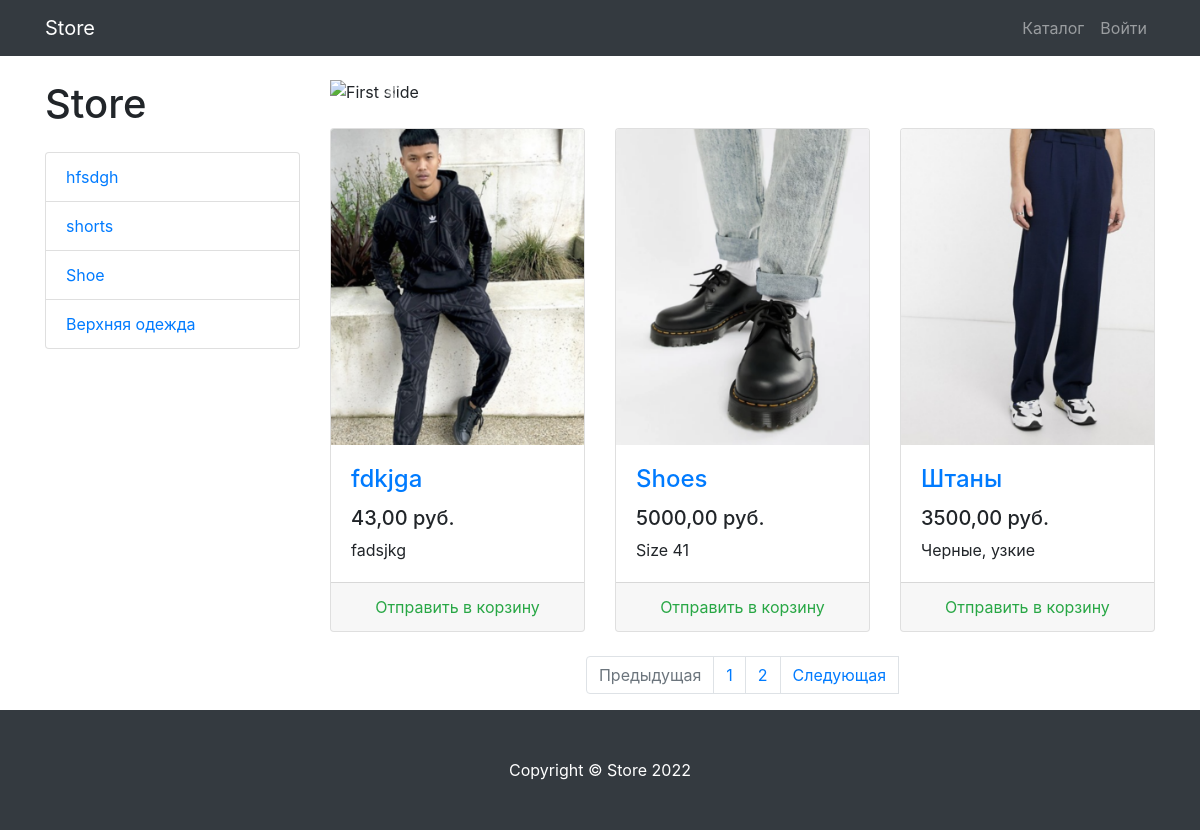
Screenshot of /products/ with the database file from the repository.
### products/models.py (models this page shows, shortened)
class ProductCategory(models.Model):
    name = models.CharField(max_length=128, unique=True)
    description = models.TextField(null=True, blank=True)
    class Meta:
        verbose_name = 'category'
        verbose_name_plural = 'categories'

class Product(models.Model):
    name = models.CharField(max_length=256)
    description = models.TextField()
    price = models.DecimalField(max_digits=6, decimal_places=2)
    quantity = models.PositiveIntegerField(default=0)
    image = models.ImageField(upload_to='products_images')
    category = models.ForeignKey(to=ProductCategory, on_delete=models.CASCADE)
    class Meta:
        verbose_name = 'product'
        verbose_name_plural = 'products'

### products/views.py (the view)
# urls.py: path('', ProductListView.as_view(), name='index'),
class ProductListView(TitleMixin, ListView):
    model = Product
    template_name = 'products/products.html'
    paginate_by = 3
    title = 'Store - Каталог  '
    def get_queryset(self):
        queryset = super(ProductListView, self).get_queryset()
        category_id = self.kwargs.get('category_id')
        return queryset.filter(category_id=category_id) if category_id else queryset
    def get_context_data(self, *, object_list=None, **kwargs):
        context = super(ProductListView, self).get_context_data()
        context['categories'] = ProductCategory.objects.all()
        return context

### common/views.py (called while the page is built)
    def get_context_data(self, **kwargs):
        context = super(TitleMixin, self).get_context_data(**kwargs)
        context['title'] = self.title
        return context

### products/context_processors.py (called while the page is built)
def baskets(request):
    user = request.user
    return {'baskets': Basket.objects.filter(user=user) if user.is_authenticated else []}

### products/templates/products/products.html (shortened to what this page needs)
{% extends 'products/base.html' %}
{% load static %}
{% block css %}
    <link href="{% static 'vendor/css/products.css' %}" rel="stylesheet">
{% endblock %}
{% block content %}
    <div class="container">
        <div class="row">
            <div class="col-lg-3">
                <h1 class="my-4">Store</h1>
                <div class="list-group">
                    {% for category in categories %}
                        <a href="{% url 'products:category' category.id %}"
                           class="list-group-item">{{ category.name }}</a>
                    {% endfor %}
                </div>
            </div>
            <div class="col-lg-9">
                <div id="carouselExampleIndicators" class="carousel slide my-4" data-ride="carousel">
                    <ol class="carousel-indicators">
                        <li data-target="#carouselExampleIndicators" data-slide-to="0" class="active"></li>
                        <li data-target="#carouselExampleIndicators" data-slide-to="1"></li>
                        <li data-target="#carouselExampleIndicators" data-slide-to="2"></li>
                    </ol>
                    <div class="carousel-inner" role="listbox">
                        <div class="carousel-item active">
                            <img class="d-block img-fluid" src="/static/vendor/img/slides/slide-1.jpg"
                                 alt="First slide">
                        </div>
                    </div>
                    <a class="carousel-control-prev" href="#carouselExampleIndicators" role="button" data-slide="prev">
                        <span class="carousel-control-prev-icon" aria-hidden="true"></span>
                    </a>
                    <a class="carousel-control-next" href="#carouselExampleIndicators" role="button" data-slide="next">
                        <span class="carousel-control-next-icon" aria-hidden="true"></span>
                    </a>
                </div>
                <div class="row">
                    {% for product in object_list %}
                        <div class="col-lg-4 col-md-6 mb-4">
                            <div class="card h-100">
                                <a href="#">
                                    <img class="card-img-top"
                                         src="{{ product.image.url }}"
                                         alt="">
                                </a>
                                <div class="card-body">
                                    <h4 class="card-title">
                                        <a href="#">{{ product.name }}</a>
                                    </h4>
                                    <h5>{{ product.price }} руб.</h5>
                                    <p class="card-text">{{ product.description }}</p>
                                </div>
                                <div class="card-footer text-center">
                                    <a class="btn-outline-success" href="{% url 'products:basket_add' product.id %}">Отправить
                                        в корзину</a>
                                </div>
                            </div>
                        </div>
                    {% endfor %}
                </div>
                {% if is_paginated %}
                    <nav aria-label="Page navigation example">
                        <ul class="pagination justify-content-center">
                            <li class="page-item {% if not page_obj.has_previous %} disabled {% endif %} ">
                                <a class="page-link" href="{% if page_obj.has_previous %}
                            {% url 'products:paginator' page_obj.previous_page_number %}{% else %}#
                            {% endif %} " tabindex="-1" aria-disabled="true">Предыдущая</a>
                            </li>
                            {% for page in page_obj.paginator.page_range %}
                                <li class="page-item"><a class="page-link"
                                                         href="{% url 'products:paginator' page %}">{{ page }}</a></li>
                            {% endfor %}
                            <li class="page-item{% if page_obj.has_next %}disabled {% endif %} ">
                                <a class="page-link" href="
                                        {% if page_obj.has_next %}{% url 'products:paginator' page_obj.next_page_number %}{% else %}#
                            {% endif %} ">Следующая</a>
                            </li>
                        </ul>
                    </nav>
                {% endif %}
            </div>
        </div>
    </div>
{% endblock %}
{% block footer %}
    <footer class="py-5 bg-dark">
        <div class="container">
            <p class="m-0 text-center text-white">Copyright &copy; Store 2022</p>
        </div>
    </footer>
{% endblock %}

### rows the page displays
ProductCategory: name "hfsdgh"
ProductCategory: name "shorts"
ProductCategory: name "Shoe"
ProductCategory: name "Верхняя одежда"
Product: image (picture), name "fdkjga", price "43,00", description "fadsjkg"
Product: image (picture), name "Shoes", price "5000,00", description "Size 41"
Product: image (picture), name "Штаны", price "3500,00", description "Черные, узкие"

### other values shown
{{ page }} "1" "2"
